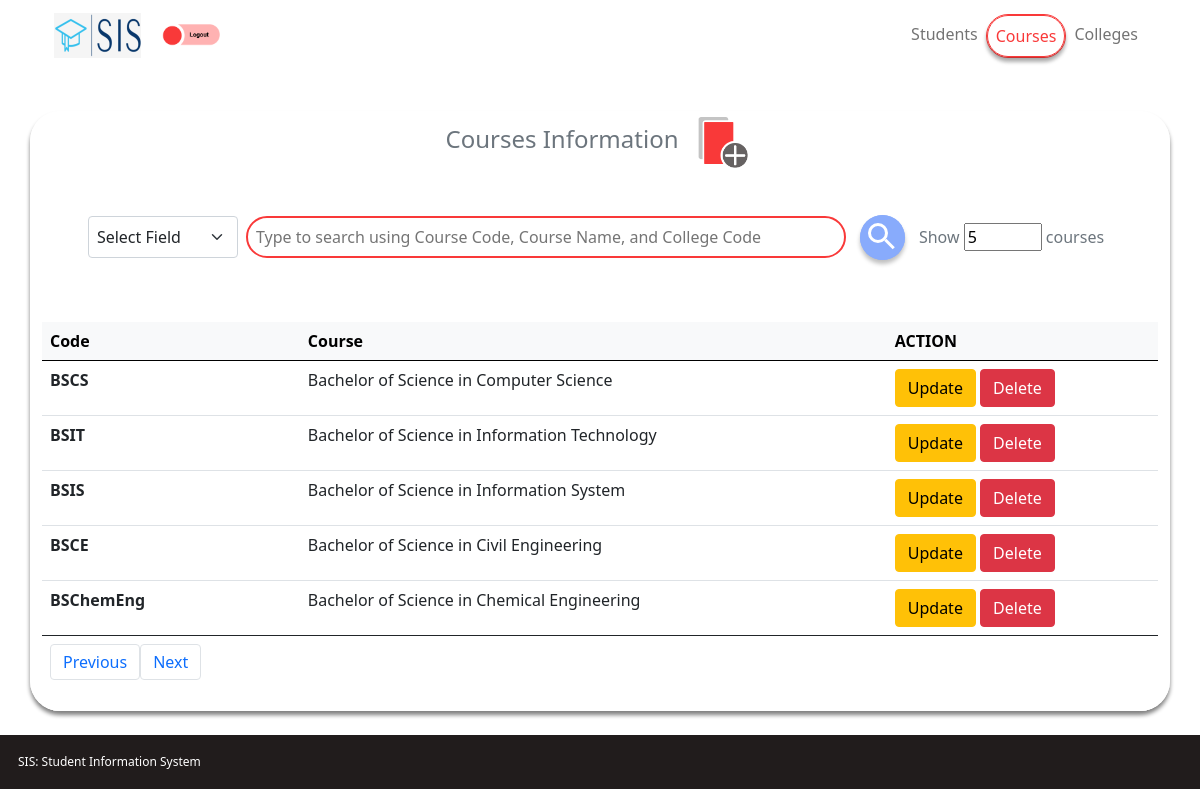
Screenshot of /courses with the database file from the repository.
### tables this page shows
CREATE TABLE `course`(
code VARCHAR(10) NOT NULL,
name VARCHAR(50) NOT NULL,
college VARCHAR(45) NOT NULL,
PRIMARY KEY(code)
);

### sis/views/courses/routes.py (the view)
@course.route('/courses')
def courses() -> str:
    global course_limit
    min_page = request.args.get('min_page')
    max_page = request.args.get('max_page')
    page_limit = check_page_limit(min_page, max_page)
    course_count = str(Course().get_total())
    entered_limit = request.args.get('limit-field')
    if entered_limit == course_count:
        page_limit = 'min-and-max'
    try:
        course_limit = check_limit_validity(int(entered_limit), int(course_count))
    except:
        course_limit = course_limit
    students = Student().get_all(paginate=False)
    courses = Course().get_all(current_page, course_limit)
    colleges = College().get_all(paginate=False)
    return render_template('/course/courses.html',
                            data=[students,courses,colleges],
                            datacount = course_count,
                            course_limit = course_limit,
                            limit=page_limit)

### sis/models/college.py (called while the page is built, shortened)
    def get_all(self, page_num: int = None, item_per_page: int = None, paginate: bool = True) -> list:
        if not paginate:
            return self.college_list()

    def college_list(self) -> list:
        query = '''
            SELECT code, name, logo
            FROM college;
        '''
        cursor.execute(query)
        result = cursor.fetchall()
        colleges = [list(college) for college in result]
        return colleges

### sis/models/course.py (called while the page is built)
    def get_all(self, page_num: int = None, item_per_page: int = None, paginate: bool = True) -> list:
        if not paginate:
            return self.course_list()
        offset = (page_num - 1) * item_per_page
        query = f'''
            SELECT course.code, course.name
            FROM course
        '''
        cursor.execute(query)
        result = cursor.fetchall()
        courses = [list(course) for course in result]
        return courses

    @staticmethod
    def get_total() -> int:
        query = '''SELECT * FROM course'''
        cursor.execute(query)
        result = cursor.fetchall()
        total = len(result)
        return total

### sis/models/student.py (called while the page is built, shortened)
    def get_all(self, page_num: int = None, item_per_page: int = None, paginate: bool = True) -> list:
        if not paginate:
            return self.student_list()

    @staticmethod
    def student_list() -> list:
        query = f'''
            SELECT id,
                   firstname,
                   middlename,
                   lastname,
                   gender,
                   year,
                   coursecode,
                   students.photo,
                   course.name,
                   collegecode,
                   college.name
            FROM students
            JOIN course
            ON students.coursecode = course.code
            JOIN college
            ON students.collegecode = college.code
        '''
        cursor.execute(query)
        result = cursor.fetchall()
        students = [list(student) for student in result]
        return students

### sis/views/courses/utils.py (called while the page is built)
def check_page_limit(min: bool = None, max: bool = None) -> str:
    if min:
        return 'min'
    elif max:
        return 'max'
    else:
        return

### sis/templates/course/courses.html (shortened to what this page needs)
{% extends "base.html" %}
{% block navigation %}
<div class="collapse navbar-collapse flex-row-reverse" id="navbarNav">
    <ul class="navbar-nav">
        <li class="nav-item" id="btn-student">
            <a href="{{url_for('student.students')}}" class="nav-link">Students</a>
        </li>
        <li class="nav-item active" id="btn-courses">
            <a href="{{url_for('course.courses')}}" class="nav-link active" id="activeLink">Courses</a>
        </li>
        <li class="nav-item" id="btn-student">
            <a href="{{url_for('college.colleges')}}" class="nav-link">Colleges</a>
        </li>
    </ul>
</div>
{% endblock %}
{% block table %}
<table class="table table-hover caption-top table-responsive-xl">
    <caption>
        <div id="caption">
            <div class="d-flex align-items-center caption-upper">
                <h4 class="p-2" id="table-title">Courses Information</h4>
                <button class="btn btn-primary" id="addNew" data-bs-toggle="modal" data-bs-target="#addCourseForm"><img src="../static/images/addcourseICON.png" alt="" id="addICON"></button>
            </div>
            <div class="pt-3 pb-3 d-flex align-items-center caption-lower">
                <form class="pt-3 pb-3 d-flex align-items-center caption-lower" method="post" action="{{ url_for('course.search') }}">
                    <select id="field" name="field" class="form-select p-2">
                        <option value="select">Select Field</option>
                    </select>
                    <input id="searchField" type="text" class="p-2 m-2 searchfield" name="user-input" placeholder="Type to search using Course Code, Course Name, and College Code">
                    <button class="btn-search">
                        <div class="search">
                            <div class="icon"></div>
                        </div>
                    </button>
                </form>
                <form class="p-2" action="{{ url_for('course.courses') }}">
                    <label for="limit-field">Show </label>
                    <input id="limit-field" name="limit-field" type="number" value="{{course_limit}}" min="5" max="{{datacount}}">
                    <label for="limit-field"> courses</label>
                </form>
            </div>
        </div>
    </caption>
    <thead class="table-light">
        <tr>
            <th scope="col">Code</th>
            <th scope="col">Course</th>
            <th scope="col"> </th>
            <th scope="col">ACTION</th>
        </tr>
    </thead>
    <tbody>
    {% for course in data[1] %}
        <tr>
            <td><b>{{course.0}}</b></td>
            <td>{{course[1]}}</td>
            <td>{{course[2]}}</td>
            <td>
                <a href="{{url_for('course.update', id=course[0])}}" class="btn btn-warning" data-bs-toggle="modal" data-bs-target="#editCourseForm{{course.0}}">Update</a>
                <a href="{{url_for('course.delete', id=course[0])}}" class="btn btn-danger" onclick="return confirm('Are you sure you want to remove {{course.0}} ?')">Delete</a>
            </td>
        </tr>
    {% endfor %}
    </tbody>
    <tfoot>
        <tr>
            <td>
                <nav aria-label="Page navigation example">
                    <ul class="pagination">
                      <form action="{{ url_for('course.prev') }}" method="post">
                        <li class="page-item">
                          {% if limit == 'min' or limit == 'min-and-max' %}
                          <button type="submit" class="page-link" aria-label="Previous" name="previous" disabled>Previous</button>
                          {% else %}
                          <button type="submit" class="page-link" aria-label="Previous" name="previous">Previous</button>
                          {% endif %}
                        </li>
                      </form>
                      <form action="{{ url_for('course.next') }}" method="post">
                        <li class="page-item">
                          {% if limit == 'max' or limit == 'min-and-max' %}
                          <button type="submit" class="page-link"  aria-label="Next" name="next" disabled>Next</button>
                          {% else %}
                          <button type="submit" class="page-link"  aria-label="Next" name="next">Next</button>
                          {% endif %}
                        </li>
                      </form>
                    </ul>
                </nav>
            </td>
        </tr>
    </tfoot>
</table>
{% endblock %}

### sis/templates/base.html (shortened to what this page needs)
<!doctype html>
<html lang="en">
  <head>
    <link href="https://cdn.jsdelivr.net/npm/bootstrap@5.0.2/dist/css/bootstrap.min.css" rel="stylesheet">
    <link rel="stylesheet" href="../static/css/homepage.css?v=1.0.0">
    <link rel="stylesheet" href="https://pro.fontawesome.com/releases/v5.10.0/css/all.css"/>
    <link rel="stylesheet" href="https://cdn.jsdelivr.net/npm/bootstrap-icons@1.5.0/font/bootstrap-icons.css">
  </head>
  <body>
    <div class="wrapper">
        <header class="d-flex">
            <div class="container navi">
                <nav class="navbar navbar-expand-sm navbar-light" id="parentNavbar">
                    <div class="container">
                        <a onclick="window.location.reload()" class="navbar-brand mb-0 h1">
                            <img class="d-inline-block align-top"
                                 src="{{url_for('static', filename='images/SISlogo.png')}}"
                                 alt="SIS logo">
                        </a>
                        <a href="{{url_for('admin.login')}}">
                            <div class="logout row align-items-center text-center">
                            </div>
                        </a>
                        {%block navigation%}
                        {% endblock %}
                    </div>
                </nav>
            </div>
        </header>
        <br>
        <main>
            <div class="container pt-3">
            </div>
            <div class="container table-responsive-xl d-flex overflow-auto" id="main-content">
                {% block table %}
                {% endblock %}
            </div>
        </main>
        <br>
        <footer>
            <div class="container-fluid p-2 footer">
                <p id="footer1">SIS: Student Information System</p>
            </div>
        </footer>
    </div>
  </body>
</html>

### sis/static/css/homepage.css (style rules this page uses)
body { background-image: url('../images/SISbackground.jpg'); background-repeat: no-repeat; background-size: 1600px; }
#main-content { background-color: #fff; border-radius: 30px; box-shadow: 0px 4px 4px grey; height: 600px; padding: auto; }
#activeLink { color: #F93939; font-weight: 500; }
.active { background-color: #fff; box-shadow: 0px 4px 4px rgba(0, 0, 0, 0.20); border-radius: 30px; border: 1px solid #F93939; }
.table { background: #fff; }
th { position: sticky; top: 25%; }
caption { background-color: white; position: sticky; padding-top: 0%; top: 0; }
.caption-upper, .caption-lower { justify-content: center; }
#addNew { border: 0px; background-color: transparent; }
#addICON { height: 53px; width: 52px; }
.logout { background-image: url('../images/logout.png'); position: relative; width: 90px; height: 25px; background-repeat: no-repeat; background-position: center; background-size:60px; border-radius: 45px; transition: 0.5s; }
#field { width: 150px; max-width: 100%; height: 10%; }
.searchfield { width: 600px; max-width: 100%; height: 10%; border: 2px solid #F93939; border-radius: 30px; }
.btn-search { border: transparent; background-color: transparent; }
.search { position: relative; width: 45px; height: 45px; background-color: #88ABFC; border-radius: 45px; transition: 0.5s; box-shadow: 0px 4px 4px rgba(0, 0, 0, 0.25) ; }
.search .icon { position: absolute; top: 0; left: 0; width: 45px; height: 45px; background-color: #88ABFC; border-radius: 45px; display: flex; justify-content: center; align-items: center; z-index: 1000; }
.search .icon:before { content: ''; position: absolute; width: 20px; height: 20px; border: 3px solid white; border-radius: 50%; transform: translate(-4px, -4px) rotate(315deg); }
.search .icon:after { content: ''; position: absolute; width: 3px; height: 12px; background-color: white; transform: translate(7px, 7px) rotate(315deg); }
footer { background-color: #211C1C; color: white; }
#footer1 { font-size: 12px; margin: 10px; }

### rows the page displays
course: code "BSCS", name "Bachelor of Science in Computer Science"
course: code "BSIT", name "Bachelor of Science in Information Technology"
course: code "BSIS", name "Bachelor of Science in Information System"
course: code "BSCE", name "Bachelor of Science in Civil Engineering"
course: code "BSChemEng", name "Bachelor of Science in Chemical Engineering"
